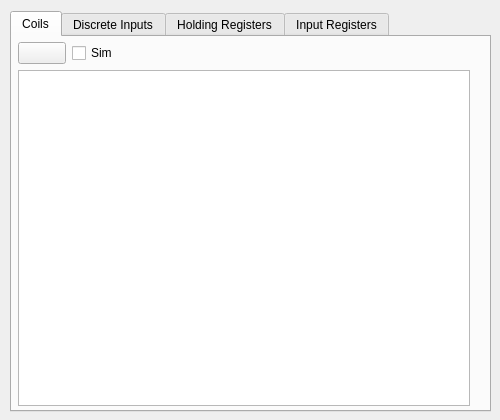
<?xml version="1.0" encoding="UTF-8"?>
<ui version="4.0">
 <class>MBData</class>
 <widget class="QMainWindow" name="MBData">
  <property name="geometry">
   <rect>
    <x>0</x>
    <y>0</y>
    <width>500</width>
    <height>420</height>
   </rect>
  </property>
  <property name="minimumSize">
   <size>
    <width>500</width>
    <height>420</height>
   </size>
  </property>
  <property name="maximumSize">
   <size>
    <width>500</width>
    <height>420</height>
   </size>
  </property>
  <property name="windowTitle">
   <string>Data</string>
  </property>
  <property name="windowIcon">
   <iconset resource="icons/pyModSlaveQt.qrc">
    <normaloff>:/img/Bus.png</normaloff>:/img/Bus.png</iconset>
  </property>
  <widget class="QWidget" name="centralwidget">
   <widget class="QTabWidget" name="tabIOs">
    <property name="geometry">
     <rect>
      <x>10</x>
      <y>11</y>
      <width>481</width>
      <height>401</height>
     </rect>
    </property>
    <property name="currentIndex">
     <number>0</number>
    </property>
    <widget class="QWidget" name="tabCoils">
     <attribute name="icon">
      <iconset resource="icons/pyModSlaveQt.qrc">
       <normaloff>:/img/DO.png</normaloff>:/img/DO.png</iconset>
     </attribute>
     <attribute name="title">
      <string>Coils</string>
     </attribute>
     <widget class="QWidget" name="verticalLayoutWidget">
      <property name="geometry">
       <rect>
        <x>6</x>
        <y>5</y>
        <width>452</width>
        <height>364</height>
       </rect>
      </property>
      <layout class="QVBoxLayout" name="verticalLayout">
       <item>
        <layout class="QHBoxLayout" name="horizontalLayout">
         <item>
          <widget class="QPushButton" name="pbResetDO">
           <property name="minimumSize">
            <size>
             <width>48</width>
             <height>0</height>
            </size>
           </property>
           <property name="maximumSize">
            <size>
             <width>48</width>
             <height>16777215</height>
            </size>
           </property>
           <property name="toolTip">
            <string>Reset</string>
           </property>
           <property name="text">
            <string/>
           </property>
           <property name="icon">
            <iconset>
             <normalon>:/img/refresh-16.png</normalon>
            </iconset>
           </property>
          </widget>
         </item>
         <item>
          <widget class="QCheckBox" name="chkSimCoils">
           <property name="text">
            <string>Sim</string>
           </property>
          </widget>
         </item>
        </layout>
       </item>
       <item>
        <widget class="QTableView" name="tvCoilsData">
         <property name="minimumSize">
          <size>
           <width>450</width>
           <height>330</height>
          </size>
         </property>
        </widget>
       </item>
      </layout>
     </widget>
    </widget>
    <widget class="QWidget" name="tabDiscreteInputs">
     <attribute name="icon">
      <iconset resource="icons/pyModSlaveQt.qrc">
       <normaloff>:/img/DI.png</normaloff>:/img/DI.png</iconset>
     </attribute>
     <attribute name="title">
      <string>Discrete Inputs</string>
     </attribute>
     <widget class="QWidget" name="verticalLayoutWidget_2">
      <property name="geometry">
       <rect>
        <x>6</x>
        <y>5</y>
        <width>452</width>
        <height>364</height>
       </rect>
      </property>
      <layout class="QVBoxLayout" name="verticalLayout_2">
       <item>
        <layout class="QHBoxLayout" name="horizontalLayout_2">
         <item>
          <widget class="QPushButton" name="pbResetDI">
           <property name="minimumSize">
            <size>
             <width>48</width>
             <height>0</height>
            </size>
           </property>
           <property name="maximumSize">
            <size>
             <width>48</width>
             <height>16777215</height>
            </size>
           </property>
           <property name="toolTip">
            <string>Reset</string>
           </property>
           <property name="text">
            <string/>
           </property>
           <property name="icon">
            <iconset>
             <normalon>:/img/refresh-16.png</normalon>
            </iconset>
           </property>
          </widget>
         </item>
         <item>
          <widget class="QCheckBox" name="chkSimDisInputs">
           <property name="text">
            <string>Sim</string>
           </property>
          </widget>
         </item>
        </layout>
       </item>
       <item>
        <widget class="QTableView" name="tvDiscreteInputsData">
         <property name="enabled">
          <bool>true</bool>
         </property>
         <property name="minimumSize">
          <size>
           <width>450</width>
           <height>330</height>
          </size>
         </property>
         <property name="maximumSize">
          <size>
           <width>16777215</width>
           <height>16777215</height>
          </size>
         </property>
        </widget>
       </item>
      </layout>
     </widget>
    </widget>
    <widget class="QWidget" name="tabHoldingRegisters">
     <attribute name="icon">
      <iconset resource="icons/pyModSlaveQt.qrc">
       <normaloff>:/img/AO.png</normaloff>:/img/AO.png</iconset>
     </attribute>
     <attribute name="title">
      <string>Holding Registers</string>
     </attribute>
     <widget class="QWidget" name="verticalLayoutWidget_3">
      <property name="geometry">
       <rect>
        <x>6</x>
        <y>5</y>
        <width>452</width>
        <height>364</height>
       </rect>
      </property>
      <layout class="QVBoxLayout" name="verticalLayout_3">
       <item>
        <layout class="QHBoxLayout" name="horizontalLayout_3">
         <item>
          <widget class="QPushButton" name="pbResetAO">
           <property name="minimumSize">
            <size>
             <width>48</width>
             <height>0</height>
            </size>
           </property>
           <property name="maximumSize">
            <size>
             <width>48</width>
             <height>16777215</height>
            </size>
           </property>
           <property name="toolTip">
            <string>Reset</string>
           </property>
           <property name="text">
            <string/>
           </property>
           <property name="icon">
            <iconset>
             <normalon>:/img/refresh-16.png</normalon>
            </iconset>
           </property>
          </widget>
         </item>
         <item>
          <widget class="QCheckBox" name="chkSimHoldRegs">
           <property name="text">
            <string>Sim</string>
           </property>
          </widget>
         </item>
         <item>
          <widget class="QComboBox" name="cmbHoldRegsType">
           <property name="maxVisibleItems">
            <number>2</number>
           </property>
           <item>
            <property name="text">
             <string>Decimal</string>
            </property>
           </item>
           <item>
            <property name="text">
             <string>Hex</string>
            </property>
           </item>
          </widget>
         </item>
        </layout>
       </item>
       <item>
        <widget class="QTableView" name="tvHoldingRegistersData">
         <property name="minimumSize">
          <size>
           <width>450</width>
           <height>330</height>
          </size>
         </property>
        </widget>
       </item>
      </layout>
     </widget>
    </widget>
    <widget class="QWidget" name="tabInputRegisters">
     <attribute name="icon">
      <iconset resource="icons/pyModSlaveQt.qrc">
       <normaloff>:/img/AI.png</normaloff>:/img/AI.png</iconset>
     </attribute>
     <attribute name="title">
      <string>Input Registers</string>
     </attribute>
     <widget class="QWidget" name="verticalLayoutWidget_4">
      <property name="geometry">
       <rect>
        <x>6</x>
        <y>5</y>
        <width>452</width>
        <height>364</height>
       </rect>
      </property>
      <layout class="QVBoxLayout" name="verticalLayout_4">
       <item>
        <layout class="QHBoxLayout" name="horizontalLayout_4">
         <item>
          <widget class="QPushButton" name="pbResetAI">
           <property name="minimumSize">
            <size>
             <width>48</width>
             <height>0</height>
            </size>
           </property>
           <property name="maximumSize">
            <size>
             <width>48</width>
             <height>16777215</height>
            </size>
           </property>
           <property name="toolTip">
            <string>Reset</string>
           </property>
           <property name="text">
            <string/>
           </property>
           <property name="icon">
            <iconset>
             <normalon>:/img/refresh-16.png</normalon>
            </iconset>
           </property>
          </widget>
         </item>
         <item>
          <widget class="QCheckBox" name="chkSimInputRegs">
           <property name="text">
            <string>Sim</string>
           </property>
          </widget>
         </item>
         <item>
          <widget class="QComboBox" name="cmbInputRegsType">
           <property name="maxVisibleItems">
            <number>2</number>
           </property>
           <item>
            <property name="text">
             <string>Decimal</string>
            </property>
           </item>
           <item>
            <property name="text">
             <string>Hex</string>
            </property>
           </item>
          </widget>
         </item>
        </layout>
       </item>
       <item>
        <widget class="QTableView" name="tvInputRegistersData">
         <property name="minimumSize">
          <size>
           <width>450</width>
           <height>330</height>
          </size>
         </property>
        </widget>
       </item>
      </layout>
     </widget>
    </widget>
   </widget>
  </widget>
 </widget>
 <resources>
  <include location="icons/pyModSlaveQt.qrc"/>
 </resources>
 <connections/>
</ui>
